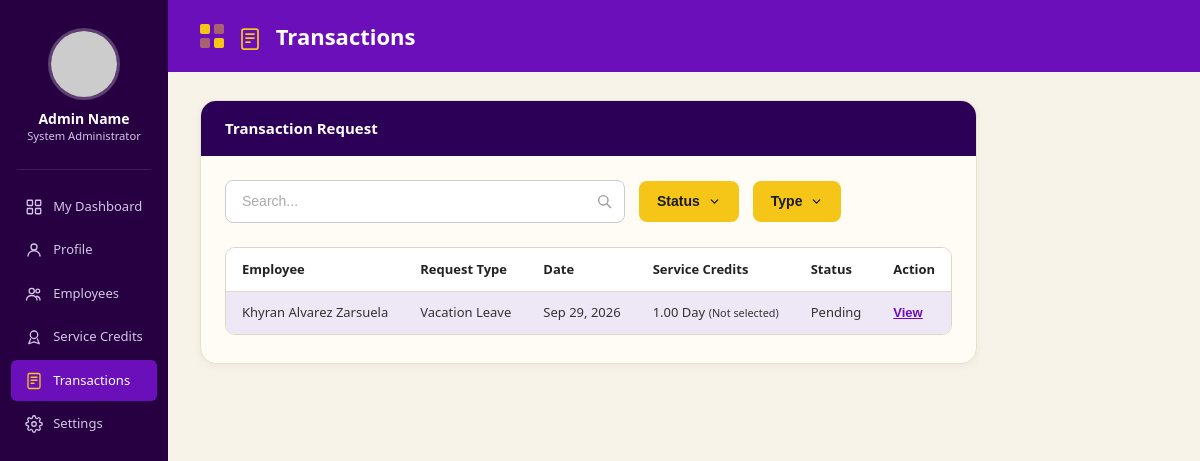
/Pages/Admin/adminTransactions.php (signed in), run on an earlier commit of the app's database.
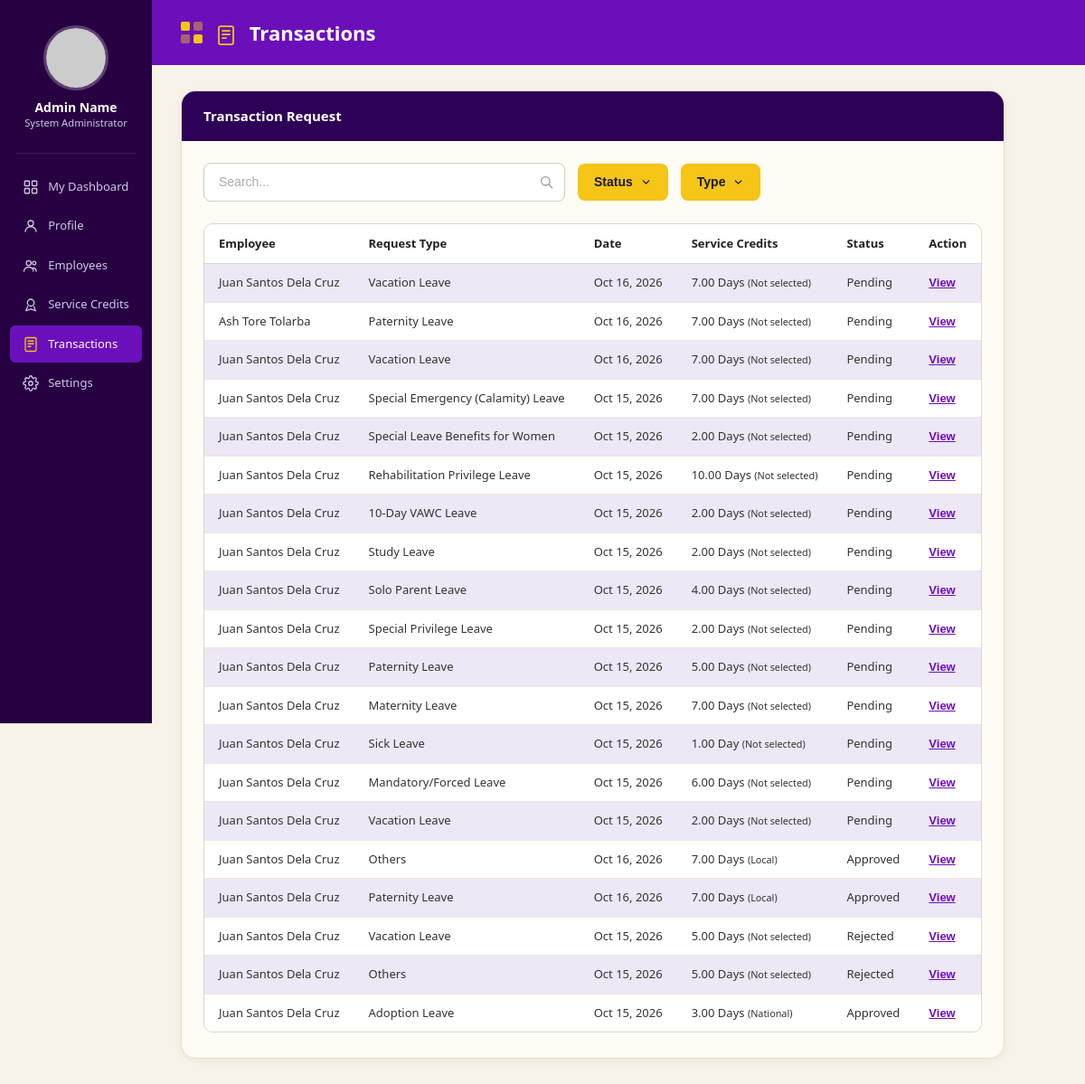
And on a later commit of the database.
### tables this page shows
CREATE TABLE `leave_requests` (
  `leave_request_id` int(10) UNSIGNED NOT NULL,
  `request_number` varchar(50) NOT NULL,
  `employee_id` int(10) UNSIGNED NOT NULL,
  `leave_type_id` smallint(5) UNSIGNED NOT NULL,
  `credit_type_id` tinyint(3) UNSIGNED DEFAULT NULL,
  `date_filed` date NOT NULL,
  `reason_details` text DEFAULT NULL,
  `start_datetime` datetime NOT NULL,
  `end_datetime` datetime NOT NULL,
  `total_leave_days` decimal(5,2) NOT NULL,
  `status` enum('Pending','Approved','Rejected') NOT NULL DEFAULT 'Pending',
  `document_path` varchar(500) DEFAULT NULL,
  `reviewed_by` int(10) UNSIGNED DEFAULT NULL,
  `reviewed_at` datetime DEFAULT NULL,
  `created_at` datetime NOT NULL DEFAULT current_timestamp(),
  `updated_at` datetime NOT NULL DEFAULT current_timestamp() ON UPDATE current_timestamp()
);

### Pages/Admin/adminTransactions.php (the view, shortened to what the rows shown need)
<?php
$pdo = db();
$sql = "
    SELECT
        lr.leave_request_id,
        lr.request_number,
        lr.date_filed,
        lr.start_datetime,
        lr.end_datetime,
        lr.total_leave_days,
        lr.reason_details,
        lr.status,
        lr.credit_type_id,
        lr.reviewed_by,
        lr.reviewed_at,
        CONCAT(
            reviewer.first_name, ' ',
            COALESCE(CONCAT(reviewer.middle_name, ' '), ''),
            reviewer.last_name
        ) AS reviewer_name,
        COALESCE((
            SELECT SUM(
                CASE
                    WHEN sct2.transaction_type = 'EARNED'
                        THEN sct2.credit_amount
                    WHEN sct2.transaction_type = 'DEDUCTED'
                        THEN -sct2.credit_amount
                    ELSE 0
                END
            )
            FROM service_credit_transactions sct2
            WHERE sct2.employee_id = lr.employee_id
              AND sct2.credit_type_id = 1
        ), 0) AS local_balance,
        COALESCE((
            SELECT SUM(
                CASE
                    WHEN sct2.transaction_type = 'EARNED'
                        THEN sct2.credit_amount
                    WHEN sct2.transaction_type = 'DEDUCTED'
                        THEN -sct2.credit_amount
                    ELSE 0
                END
            )
            FROM service_credit_transactions sct2
            WHERE sct2.employee_id = lr.employee_id
              AND sct2.credit_type_id = 2
        ), 0) AS national_balance,
        e.employee_number,
        e.first_name,
        e.middle_name,
        e.last_name,
        e.position,
        lt.leave_type_name,
        sct.credit_type_name
    FROM leave_requests lr
    INNER JOIN employees e
        ON e.employee_id = lr.employee_id
    INNER JOIN leave_types lt
        ON lt.leave_type_id = lr.leave_type_id
    LEFT JOIN service_credit_types sct
        ON sct.credit_type_id = lr.credit_type_id
    LEFT JOIN accounts AS reviewer_account
    ON reviewer_account.account_id = lr.reviewed_by
    LEFT JOIN employees AS reviewer
        ON reviewer.employee_id = reviewer_account.employee_id
    ORDER BY
        CASE
            WHEN lr.status = 'Pending' THEN 0
            ELSE 1
        END,
        lr.date_filed DESC,
        lr.leave_request_id DESC
";
$stmt = $pdo->query($sql);
$requests = $stmt->fetchAll();
function txEscape($value): string
{
    return htmlspecialchars(
        (string) ($value ?? ''),
        ENT_QUOTES,
        'UTF-8'
    );
}
?>
<!DOCTYPE html>
<html lang="en">
<head>
  <link rel="stylesheet" href="../../styles/admin.css" />
</head>
<body>
  <div class="app-shell">
    <div class="main-wrapper">
      <header class="topbar" role="banner">
        <h1 class="topbar-title">
          Transactions
        </h1>
      </header>
      <main class="page-content tx-page" id="mainContent">
        <div class="tx-card">
          <div class="tx-card-body">
            <div class="tx-table-wrap">
              <table class="tx-table" aria-label="Transaction requests">
                <thead>
                  <tr>
                    <th>Employee</th>
                    <th>Request Type</th>
                    <th>Date</th>
                    <th>Service Credits</th>
                    <th>Status</th>
                    <th>Action</th>
                  </tr>
                </thead>
                <tbody>
                        <?php if (empty($requests)): ?>
                            <tr>
                                <td colspan="6" style="text-align: center;">
                                    No leave requests found.
                                </td>
                            </tr>
                        <?php else: ?>
                            <?php foreach ($requests as $request): ?>
                                <?php
                                    $employeeName = trim(
                                        $request['first_name'] . ' ' .
                                        ($request['middle_name'] ?? '') . ' ' .
                                        $request['last_name']
                                    );
                                    $dateFiled = date(
                                        'M d, Y',
                                        strtotime($request['date_filed'])
                                    );
                                    $creditDisplay = $request['credit_type_name']
                                        ? $request['credit_type_name']
                                        : 'Not selected';
                                ?>
                                <tr
                                    data-request-id="<?= (int) $request['leave_request_id'] ?>"
                                    data-status="<?= txEscape(strtolower($request['status'])) ?>"
                                    data-credit-type="<?= txEscape($creditDisplay) ?>"
                                >
                                    <td><?= txEscape($employeeName) ?></td>
                                    <td>
                                        <?= txEscape($request['leave_type_name']) ?>
                                    </td>
                                    <td><?= txEscape($dateFiled) ?></td>
                                    <td>
                                        <?= txEscape($request['total_leave_days']) ?>
                                        <?= (float) $request['total_leave_days'] === 1.0
                                            ? 'Day'
                                            : 'Days' ?>
                                        <small>
                                            (<?= txEscape($creditDisplay) ?>)
                                        </small>
                                    </td>
                                    <td>
                                        <?= txEscape($request['status']) ?>
                                    </td>
                                    <td>
                                        <button
                                            type="button"
                                            class="tx-view-btn"
                                            data-request-id="<?= (int) $request['leave_request_id'] ?>"
                                            data-request-number="<?= txEscape($request['request_number']) ?>"
                                            data-status="<?= txEscape(strtolower($request['status'])) ?>"
                                            data-employee-name="<?= txEscape($employeeName) ?>"
                                            data-employee-number="<?= txEscape($request['employee_number']) ?>"
                                            data-position="<?= txEscape($request['position']) ?>"
                                            data-leave-type="<?= txEscape($request['leave_type_name']) ?>"
                                            data-start-date="<?= txEscape(date('F j, Y', strtotime($request['start_datetime']))) ?>"
                                            data-end-date="<?= txEscape(date('F j, Y', strtotime($request['end_datetime']))) ?>"
                                            data-total-days="<?= txEscape($request['total_leave_days']) ?>"
                                            data-credit-type="<?= txEscape($creditDisplay) ?>"
                                            data-reason="<?= txEscape($request['reason_details'] ?? '') ?>"
                                            data-local-balance="<?= txEscape($request['local_balance']) ?>"
                                            data-national-balance="<?= txEscape($request['national_balance']) ?>"
                                            data-reviewed-by="<?= txEscape($request['reviewer_name'] ?? '') ?>"
                                            data-reviewed-at="<?= txEscape(
                                                !empty($request['reviewed_at'])
                                                    ? date('F j, Y g:i A', strtotime($request['reviewed_at']))
                                                    : ''
                                            ) ?>"
                                        >
                                            View
                                        </button>
                                    </td>
                                </tr>
                            <?php endforeach; ?>
                        <?php endif; ?>
                </tbody>
              </table>
            </div>
          </div>
        </div>
      </main>
    </div>
  </div>
</body>
</html>

What changed in the data, as far as the page shows it:
added leave_requests: employeeName "Juan Santos Dela Cruz", leave_type_name "Vacation Leave", date_filed "Oct 16, 2026", total_leave_days "7.00", shows "Days", creditDisplay "Not selected", status "Pending"
added leave_requests: employeeName "Ash Tore Tolarba", leave_type_name "Paternity Leave", date_filed "Oct 16, 2026", total_leave_days "7.00", shows "Days", creditDisplay "Not selected", status "Pending"
added leave_requests: employeeName "Juan Santos Dela Cruz", leave_type_name "Vacation Leave", date_filed "Oct 16, 2026", total_leave_days "7.00", shows "Days", creditDisplay "Not selected", status "Pending"
added leave_requests: employeeName "Juan Santos Dela Cruz", leave_type_name "Special Emergency (Calamity) Leave", date_filed "Oct 15, 2026", total_leave_days "7.00", shows "Days", creditDisplay "Not selected", status "Pending"
added leave_requests: employeeName "Juan Santos Dela Cruz", leave_type_name "Special Leave Benefits for Women", date_filed "Oct 15, 2026", total_leave_days "2.00", shows "Days", creditDisplay "Not selected", status "Pending"
added leave_requests: employeeName "Juan Santos Dela Cruz", leave_type_name "Rehabilitation Privilege Leave", date_filed "Oct 15, 2026", total_leave_days "10.00", shows "Days", creditDisplay "Not selected", status "Pending"
added leave_requests: employeeName "Juan Santos Dela Cruz", leave_type_name "10-Day VAWC Leave", date_filed "Oct 15, 2026", total_leave_days "2.00", shows "Days", creditDisplay "Not selected", status "Pending"
added leave_requests: employeeName "Juan Santos Dela Cruz", leave_type_name "Study Leave", date_filed "Oct 15, 2026", total_leave_days "2.00", shows "Days", creditDisplay "Not selected", status "Pending"
added leave_requests: employeeName "Juan Santos Dela Cruz", leave_type_name "Solo Parent Leave", date_filed "Oct 15, 2026", total_leave_days "4.00", shows "Days", creditDisplay "Not selected", status "Pending"
added leave_requests: employeeName "Juan Santos Dela Cruz", leave_type_name "Special Privilege Leave", date_filed "Oct 15, 2026", total_leave_days "2.00", shows "Days", creditDisplay "Not selected", status "Pending"
added leave_requests: employeeName "Juan Santos Dela Cruz", leave_type_name "Paternity Leave", date_filed "Oct 15, 2026", total_leave_days "5.00", shows "Days", creditDisplay "Not selected", status "Pending"
added leave_requests: employeeName "Juan Santos Dela Cruz", leave_type_name "Maternity Leave", date_filed "Oct 15, 2026", total_leave_days "7.00", shows "Days", creditDisplay "Not selected", status "Pending"
added leave_requests: employeeName "Juan Santos Dela Cruz", leave_type_name "Sick Leave", date_filed "Oct 15, 2026", total_leave_days "1.00", shows "Day", creditDisplay "Not selected", status "Pending"
added leave_requests: employeeName "Juan Santos Dela Cruz", leave_type_name "Mandatory/Forced Leave", date_filed "Oct 15, 2026", total_leave_days "6.00", shows "Days", creditDisplay "Not selected", status "Pending"
changed leave_requests (number 15 of 20 on the later page): employeeName "Khyran Alvarez Zarsuela" → "Juan Santos Dela Cruz"; date_filed "Sep 29, 2026" → "Oct 15, 2026"; total_leave_days "1.00" → "2.00"; total_leave_days "Day" → "Days"
added leave_requests: employeeName "Juan Santos Dela Cruz", leave_type_name "Others", date_filed "Oct 16, 2026", total_leave_days "7.00", shows "Days", creditDisplay "Local", status "Approved"
added leave_requests: employeeName "Juan Santos Dela Cruz", leave_type_name "Paternity Leave", date_filed "Oct 16, 2026", total_leave_days "7.00", shows "Days", creditDisplay "Local", status "Approved"
added leave_requests: employeeName "Juan Santos Dela Cruz", leave_type_name "Vacation Leave", date_filed "Oct 15, 2026", total_leave_days "5.00", shows "Days", creditDisplay "Not selected", status "Rejected"
added leave_requests: employeeName "Juan Santos Dela Cruz", leave_type_name "Others", date_filed "Oct 15, 2026", total_leave_days "5.00", shows "Days", creditDisplay "Not selected", status "Rejected"
added leave_requests: employeeName "Juan Santos Dela Cruz", leave_type_name "Adoption Leave", date_filed "Oct 15, 2026", total_leave_days "3.00", shows "Days", creditDisplay "National", status "Approved"
